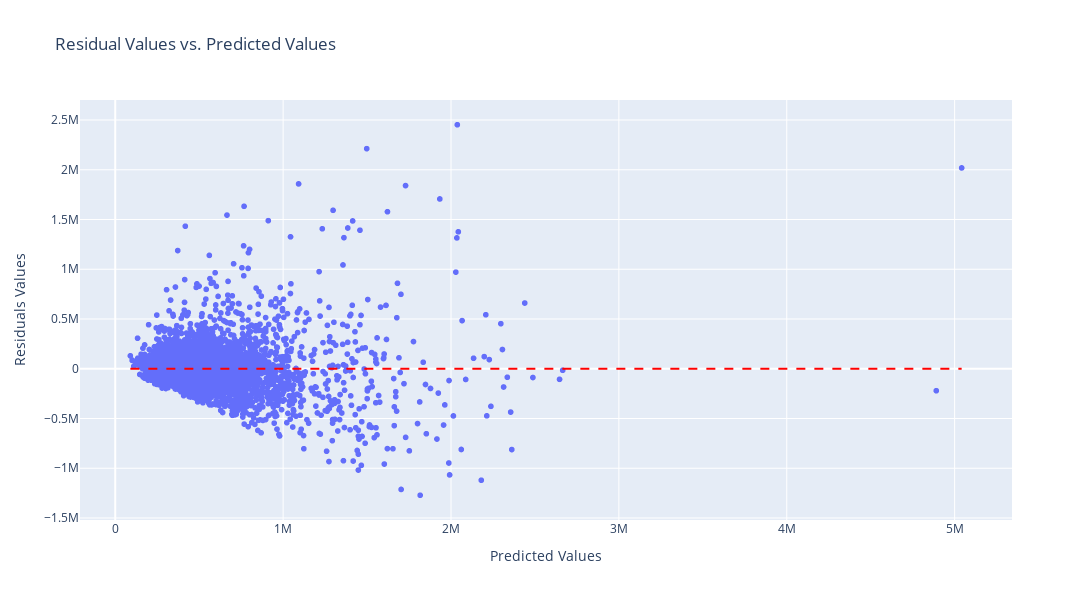

Notebook source saved alongside this figure:
### Markdown cell above
### Notice : RMSE value in traning data less than RMSE value in test data that mean our model may be have overfiting to regularizatied better new data or prediction unseen data   .

### Code cell
import plotly.express as px
import numpy as np

# Assuming you have y_test and y_pred_test as your true and predicted data
# Calculate residuals
residuals = np.array(y_test) - np.array(y_pred_test)

# Create the scatter plot
fig = px.scatter(x=y_pred_test, y=residuals, title='Residual Values vs. Predicted Values',
                 labels={'x': 'Predicted Values', 'y': 'Residuals Values'})

# Add a horizontal line at y=0 for reference
fig.add_shape(type='line', x0=min(y_pred_test), x1=max(y_pred_test), y0=0, y1=0,
              line=dict(color='red', dash='dash'))
fig.update_layout(width=1200,height=600)

fig.show()

### Figure 1 — Plotly figure (JSON) as saved in the notebook; plotly's stock layout.template omitted (floating-point values rounded to 4 significant figures; data arrays with more than 128 entries replaced by an {"elided": "..."} marker saying what was removed)
{"data": [{"hovertemplate": "Predicted Values=%{x}<br>Residuals Values=%{y}<extra></extra>", "legendgroup": "", "marker": {"color": "#636efa", "symbol": "circle"}, "mode": "markers", "name": "", "showlegend": false, "type": "scattergl", "x": {"elided": "5400 float values"}, "xaxis": "x", "y": {"elided": "5400 float values"}, "yaxis": "y"}], "layout": {"height": 600, "legend": {"tracegroupgap": 0}, "shapes": [{"line": {"color": "red", "dash": "dash"}, "type": "line", "x0": 90000, "x1": 5042000.0, "y0": 0, "y1": 0}], "title": {"text": "Residual Values vs. Predicted Values"}, "width": 1200, "xaxis": {"anchor": "y", "domain": [0, 1], "title": {"text": "Predicted Values"}}, "yaxis": {"anchor": "x", "domain": [0, 1], "title": {"text": "Residuals Values"}}}}
